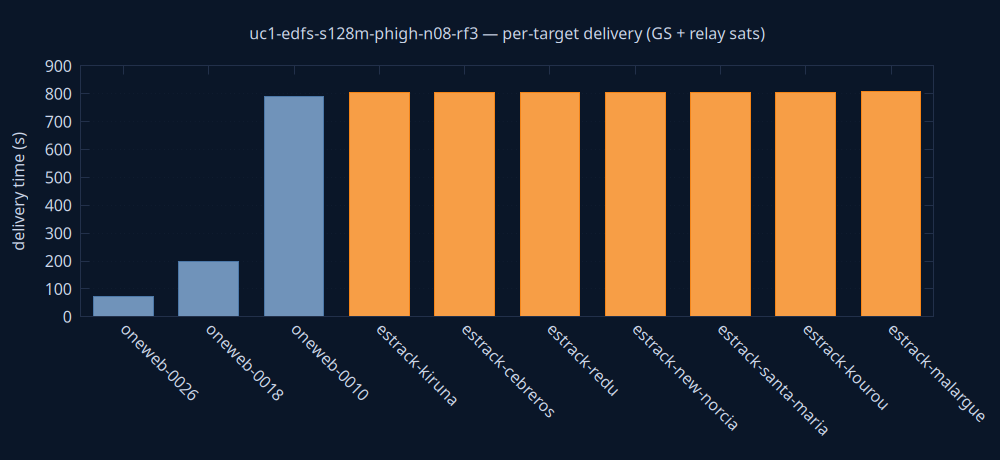

Write gnuplot code to recreate this figure.
set terminal pngcairo size 1000,460 background rgb '#0a1628'
set output 'delivery.png'
set style fill solid 0.8
set boxwidth 0.7 relative
set border lc rgb '#22304a'
set grid ytics lc rgb '#22304a'
set yrange [0:*]
set ylabel 'delivery time (s)' textcolor rgb '#cdd7ea'
set xtics rotate by -45 textcolor rgb '#cdd7ea'
set ytics textcolor rgb '#cdd7ea'
set title 'uc1-edfs-s128m-phigh-n08-rf3 — per-target delivery (GS + relay sats)' textcolor rgb '#cdd7ea'
plot 'delivery.dat' using 0:2:3:xtic(1) with boxes lc rgb variable notitle
